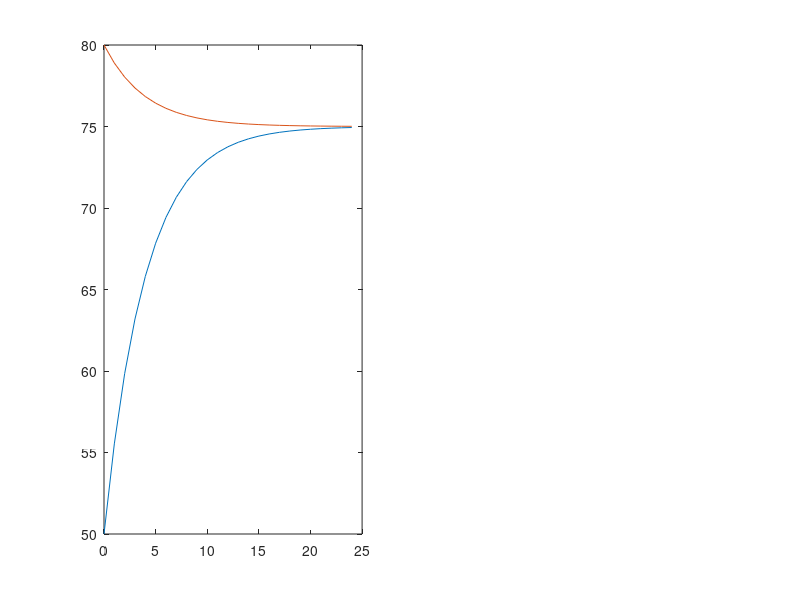

Here is the MATLAB script that generated this plot: (Note: this script raises an error after producing the figure.)
clc;
clear;
close all;
%% Define Function for T

function [T] = temp_H0_Q0_Mconst(Mi, k, ti, tf, Ti)
    for i = ti:tf
        T(i + 1) = Mi + exp(k * (ti - i)) * (Ti - Mi);
    end
end

%% Call Function for 2 Ti

T50 = temp_H0_Q0_Mconst(75, 0.25, 0, 24, 50);
T80 = temp_H0_Q0_Mconst(75, 0.25, 0, 24, 80);

%% Plot Functions

for i = 0:24
    time(i+1) = i;
end

subplot(1, 2, 1);
plot(time, T50);
hold on
plot(time, T80);
yline(75, 'k', 'External Temp')
legend('Tint less than Text', 'Tint greater than Text')
hold off

%% Call Function for Different Kappas

k1 = temp_H0_Q0_Mconst(75, 1, 0, 24, 50);
k0_5 = temp_H0_Q0_Mconst(75, 0.5, 0, 24, 50);
k0_25 = temp_H0_Q0_Mconst(75, 0.25, 0, 24, 50);

subplot(1, 2, 2);
plot(time, k1)
hold on
plot(time, k0_5)
plot(time, k0_25)
legend('Kappa = 1', 'Kappa = 0.5', 'Kappa = 0.25')